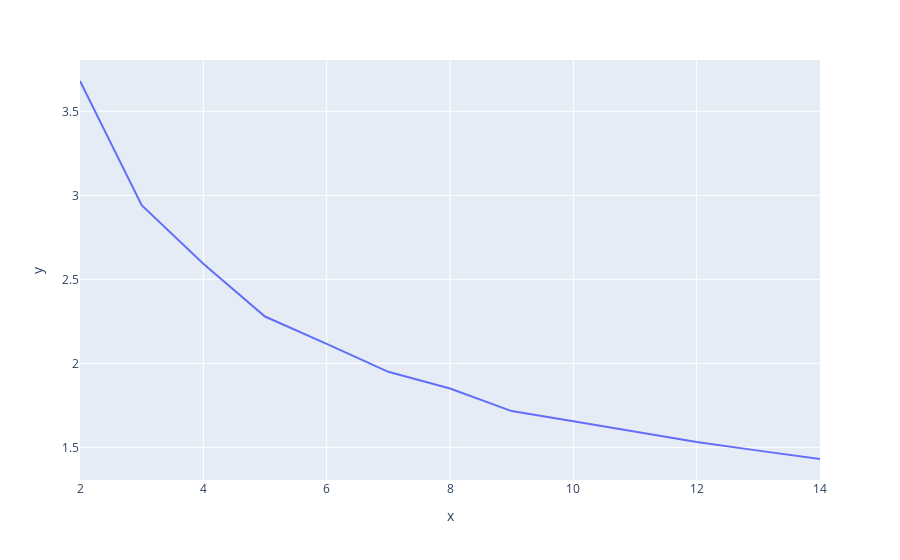

The notebook cell this image was saved under:
### Code cell
px.line(x=num_clusters, y=distortion)

### Figure 1 — Plotly figure (JSON) as saved in the notebook; plotly's stock layout.template omitted (floating-point values rounded to 4 significant figures)
{"data": [{"hovertemplate": "x=%{x}<br>y=%{y}<extra></extra>", "legendgroup": "", "line": {"color": "#636efa", "dash": "solid"}, "marker": {"symbol": "circle"}, "mode": "lines", "name": "", "orientation": "v", "showlegend": false, "type": "scatter", "x": [2, 3, 4, 5, 6, 7, 8, 9, 10, 11, 12, 13, 14], "xaxis": "x", "y": [3.68, 2.941, 2.594, 2.279, 2.117, 1.95, 1.851, 1.716, 1.656, 1.593, 1.533, 1.481, 1.431], "yaxis": "y"}], "layout": {"legend": {"tracegroupgap": 0}, "margin": {"t": 60}, "xaxis": {"anchor": "y", "domain": [0, 1], "title": {"text": "x"}}, "yaxis": {"anchor": "x", "domain": [0, 1], "title": {"text": "y"}}}}
